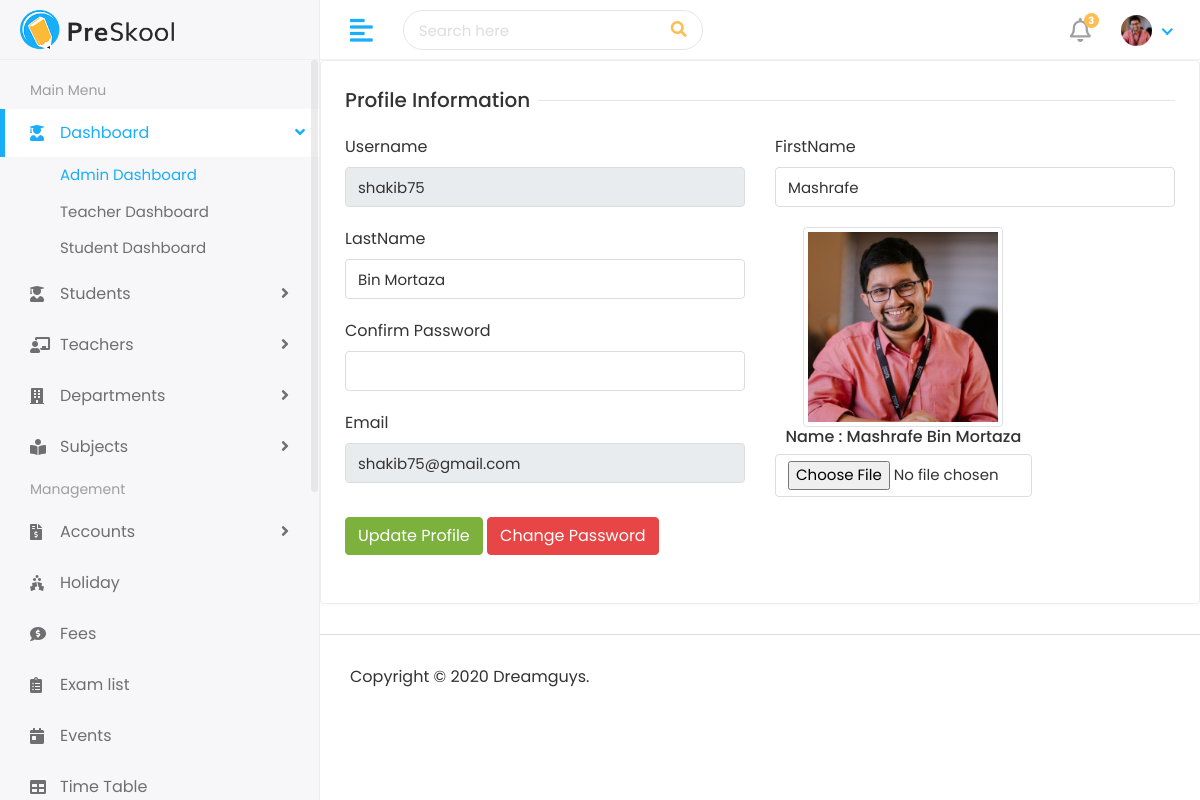
The app's page /myProfile/ (signed in) with its own data.
### authentication/models.py (models this page shows)
class customUser(AbstractUser):
    USER=(
        (1,"admin"),
        (2,"Teacher"),
        (3,"students"),
    )
    user_type=models.CharField(choices=USER,max_length=50,default=1)
    profile_pic=models.ImageField(upload_to="media/profile_pic")

### authentication/views.py (the view)
# urls.py: path('myProfile/', views.myProfile,name="myProfile"),
def myProfile(request):
    user = request.user
    context = {
        'user': user
    }
    return render(request, 'profile.html', context)

### templates/profile.html (shortened to what this page needs)
{% extends 'base.html' %}
{% block content %}
<div class="row">
   <div class="col-sm-12">
      <div class="card">
         <div class="card-body">
            <form method="post", action=" {% url 'profileUpdate' %}" enctype="multipart/form-data">
               <div class="row">
                  <div class="col-12">
                     <h5 class="form-title"><span>Profile Information</span></h5>
                  </div>
                  <div class="col-12 col-sm-6">
                     <div class="form-group">
                        <label>Username</label>
                        <input name="username" type="text" class="form-control" value="{{user.username}}" readonly>
                     </div>
                  </div>
                  <div class="col-12 col-sm-6">
                     <div class="form-group">
                        <label> FirstName </label>
                        <input name="first_name" type="text" class="form-control" value="{{user.first_name}}">
                     </div>
                  </div>
                  <div class="col-12 col-sm-6">
                     <div class="form-group">
                        <label>LastName</label>
                        <input name="last_name" type="text" class="form-control" value="{{user.last_name}}">
                     </div>
                     <div class="form-group">
                        <label>Confirm Password</label>
                        <input name="password" type="text" class="form-control" >
                     </div>
                     <div class="form-group">
                        <label>Email</label>
                        <input name="email" type="text" class="form-control" value="{{user.email}}" readonly>
                     </div>
                  </div>
                  <div class="col-md-4">
                     <div class="text-center">
                       <img src="/{{user.profile_pic}}" class="myavatar img-circle img-thumbnail" alt="avatar">
                       <h6> Name : {{user.first_name}} {{user.last_name}}</h6>
                       <div class="form-group">
                        <input type="file" name="profile_pic" class="form-control" value="/{{user.profile_pic}}">
                     </div>
                     </div>
                   </div>
                   <div class="col-12">
                     <button type="submit" class="btn btn-success">Update Profile</button>
                     <button type="submit" class="btn btn-danger"><a href="{% url 'changePassword' %}" class='text-white'>Change Password</a></button> <br> <br>
                  </div>
               </div>
            </form>
         </div>
      </div>
   </div>
</div>
{% endblock %}

### templates/includes/header.html (shortened to what this page needs)
{% load static %}
<div class="header">
    <div class="header-left">
       <a href=" {% url 'adminPage' %} " class="logo">
       <img src=" {% static 'assets/img/logo.png' %} " alt="Logo">
       </a>
    </div>
    <a href="javascript:void(0);" id="toggle_btn">
    <i class="fas fa-align-left"></i>
    </a>
    <div class="top-nav-search">
       <form>
          <input type="text" class="form-control" placeholder="Search here">
          <button class="btn" type="submit"><i class="fas fa-search"></i></button>
       </form>
    </div>
    <ul class="nav user-menu">
       <li class="nav-item dropdown noti-dropdown">
          <a href="#" class="dropdown-toggle nav-link" data-toggle="dropdown">
          <i class="far fa-bell"></i> <span class="badge badge-pill">3</span>
          </a>
       </li>
       <li class="nav-item dropdown has-arrow">
          <a href="#" class="dropdown-toggle nav-link" data-toggle="dropdown">
          <span class="user-img"><img class="rounded-circle" src="/{{user.profile_pic}}" width="31" alt="Ryan Taylor"></span>
          </a>
       </li>
    </ul>
 </div>

### static/assets/css/style.css (style rules this page uses)
html { height: 100%; }
body { background-color: #fff; color: #333; font-family: 'Poppins', sans-serif; font-size: 1rem; height: 100%; line-height: 1.5; overflow-x: hidden; }
h1, h2, h3, h4, h5, h6 { font-family: 'Poppins', sans-serif; margin-top: 0; }
.form-control { border: 1px solid #ddd; box-shadow: none; color: #333; font-size: 15px; height: 40px; }
a { color: #009ce7; }
input, button, a { transition: all 0.4s ease; -moz-transition: all 0.4s ease; -o-transition: all 0.4s ease; -ms-transition: all 0.4s ease; -webkit-transition: all 0.4s ease; }
input, input:focus, button, button:focus { outline: none; }
input[type="file"] { height: auto; min-height: calc(1.5em + .75rem + 2px); }
input[type=text], input[type=password] { -webkit-appearance: none; -moz-appearance: none; appearance: none; }
.form-group { margin-bottom: 1.25rem; }
ul, ol { padding: 0px; list-style: none; }
.btn-success { background-color: #7bb13c; border: 1px solid #7bb13c }
.btn-danger { background-color: #e84646; border: 1px solid #e84646; }
.card { border: 1px solid #ececf5; box-shadow: 0 1px 3px 0 rgba(0, 0, 0, 0.03); margin-bottom: 1.875rem; }
.card-body { padding: 1.5rem; }
.header { background-color: #fff; border-bottom: 1px solid #f3f3f4; left: 0; position: fixed; right: 0; top: 0; z-index: 1001; height: 60px; }
.header .header-left { float: left; height: 60px; padding: 0 20px; position: relative; width: 320px; z-index: 1; transition: all 0.2s ease-in-out; background-color: #f7f7fa; border-bottom: 1px solid #efefef; border-right: 1px solid #ececf5; display: flex; align-items: center; }
.header .header-left .logo { display: inline-block; line-height: 60px; }
.header .header-left .logo img { max-height: 40px; width: auto; }
.header .dropdown-toggle:after { display: none; }
.header .has-arrow .dropdown-toggle:after { border-top: 0; border-left: 0; border-bottom: 2px solid #18aefa; border-right: 2px solid #18aefa; content: ''; height: 8px; display: inline-block; pointer-events: none; -webkit-transform-origin: 66% 66%; -ms-transform-origin: 66% 66%; transform-origin: 66% 66%; -webkit-transform: rotate(45deg); -ms-transform: rotate(45deg); transform: rotate(45deg); -webkit-transition: all 0.15s ease-in-out; transition: all 0.15s ease-in-out; width: 8px; vertical-align: 0px; }
.user-menu { float: right; margin: 0; position: relative; z-index: 99; padding-right: 15px; }
.user-menu.nav > li > a { color: #a0a0a0; font-size: 14px; line-height: 58px; padding: 0 15px; height: 60px; }
.user-img { margin-right: 3px; position: relative; }
.top-nav-search { float: left; margin-left: 15px; }
.top-nav-search form { margin-top: 10px; position: relative; width: 300px; }
.top-nav-search .form-control { background-color: transparent; border-color: rgba(0, 0, 0, 0.1); border-radius: 50px; color: #ddd; height: 40px; padding: 10px 50px 10px 15px; }
.top-nav-search .btn { background-color: transparent; border-color: transparent; color: #ffbc53; min-height: 40px; padding: 7px 15px; position: absolute; right: 0; top: 0; }
.top-nav-search .form-control::placeholder { color: #ddd; }
.user-menu.nav > li > a .badge { background-color: #FFBC53; display: block; font-size: 10px; font-weight: bold; height: 15px; width: 15px; position: absolute; right: 7px; top: 13px; color: #fff; padding: 3px; }
.user-menu.nav > li > a > i { font-size: 1.5rem; line-height: 60px; }
.form-title { width: 100%; max-width: 100%; padding: 0; font-size: 1.25rem; font-weight: 500; line-height: inherit; color: #333; white-space: normal; position: relative; display: block; margin-bottom: 20px; }
.form-title:before { content: ""; position: absolute; left: 0px; right: 0px; height: 1px; top: 50%; background-color: rgba(0, 0, 0, 0.1); }
.form-title span { padding: 0px 0.5rem 0 0; background-color: #fff; display: inline-block; z-index: 2; position: relative; }
@media (min-width: 992px) { #toggle_btn { align-items: center; color: #18aefa; display: inline-flex; float: left; font-size: 26px; height: 60px; justify-content: center; margin-left: 15px; padding: 0 15px; } }

### templates/profile.html (style rules this page uses)
.myavatar { width:200px; height:200px; }

### records on screen
customUser: profile_pic (picture), username "shakib75", first_name "Mashrafe", last_name "Bin Mortaza", email "shakib75@gmail.com"
